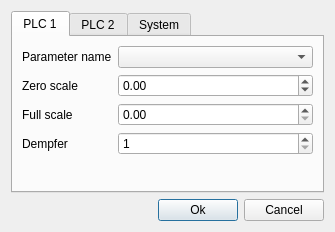
<?xml version="1.0" encoding="UTF-8"?>
<ui version="4.0">
 <class>SParamDialog</class>
 <widget class="QDialog" name="SParamDialog">
  <property name="geometry">
   <rect>
    <x>0</x>
    <y>0</y>
    <width>318</width>
    <height>215</height>
   </rect>
  </property>
  <property name="windowTitle">
   <string>System parameters</string>
  </property>
  <layout class="QGridLayout" name="gridLayout">
   <item row="1" column="0">
    <spacer name="horizontalSpacer">
     <property name="orientation">
      <enum>Qt::Horizontal</enum>
     </property>
     <property name="sizeHint" stdset="0">
      <size>
       <width>263</width>
       <height>20</height>
      </size>
     </property>
    </spacer>
   </item>
   <item row="1" column="1">
    <widget class="QPushButton" name="bn_Ok">
     <property name="text">
      <string>Ok</string>
     </property>
    </widget>
   </item>
   <item row="1" column="2">
    <widget class="QPushButton" name="bn_Cancel">
     <property name="text">
      <string>Cancel</string>
     </property>
    </widget>
   </item>
   <item row="0" column="0" colspan="3">
    <widget class="QTabWidget" name="tabWidget">
     <property name="currentIndex">
      <number>0</number>
     </property>
     <widget class="QWidget" name="tab_1">
      <attribute name="title">
       <string>PLC 1</string>
      </attribute>
      <layout class="QGridLayout" name="gridLayout_2">
       <item row="0" column="0">
        <widget class="QLabel" name="label">
         <property name="sizePolicy">
          <sizepolicy hsizetype="Fixed" vsizetype="Preferred">
           <horstretch>0</horstretch>
           <verstretch>0</verstretch>
          </sizepolicy>
         </property>
         <property name="text">
          <string>Parameter name</string>
         </property>
        </widget>
       </item>
       <item row="0" column="1">
        <widget class="QComboBox" name="bx_Teg_0"/>
       </item>
       <item row="1" column="0" rowspan="2">
        <widget class="QLabel" name="label_2">
         <property name="sizePolicy">
          <sizepolicy hsizetype="Fixed" vsizetype="Preferred">
           <horstretch>0</horstretch>
           <verstretch>0</verstretch>
          </sizepolicy>
         </property>
         <property name="text">
          <string>Zero scale</string>
         </property>
        </widget>
       </item>
       <item row="1" column="1" rowspan="2">
        <widget class="QDoubleSpinBox" name="sb_Zs_0">
         <property name="minimum">
          <double>-1000.000000000000000</double>
         </property>
         <property name="maximum">
          <double>1000.000000000000000</double>
         </property>
        </widget>
       </item>
       <item row="3" column="0">
        <widget class="QLabel" name="label_3">
         <property name="sizePolicy">
          <sizepolicy hsizetype="Fixed" vsizetype="Preferred">
           <horstretch>0</horstretch>
           <verstretch>0</verstretch>
          </sizepolicy>
         </property>
         <property name="text">
          <string>Full scale</string>
         </property>
        </widget>
       </item>
       <item row="3" column="1">
        <widget class="QDoubleSpinBox" name="sb_Fs_0">
         <property name="maximum">
          <double>1000.000000000000000</double>
         </property>
        </widget>
       </item>
       <item row="5" column="0" colspan="2">
        <spacer name="verticalSpacer">
         <property name="orientation">
          <enum>Qt::Vertical</enum>
         </property>
         <property name="sizeHint" stdset="0">
          <size>
           <width>20</width>
           <height>40</height>
          </size>
         </property>
        </spacer>
       </item>
       <item row="4" column="1">
        <widget class="QSpinBox" name="sb_f_0">
         <property name="minimum">
          <number>1</number>
         </property>
         <property name="maximum">
          <number>100</number>
         </property>
        </widget>
       </item>
       <item row="4" column="0">
        <widget class="QLabel" name="label_4">
         <property name="sizePolicy">
          <sizepolicy hsizetype="Fixed" vsizetype="Preferred">
           <horstretch>0</horstretch>
           <verstretch>0</verstretch>
          </sizepolicy>
         </property>
         <property name="text">
          <string>Dempfer</string>
         </property>
        </widget>
       </item>
      </layout>
     </widget>
     <widget class="QWidget" name="tab">
      <attribute name="title">
       <string>PLC 2</string>
      </attribute>
      <layout class="QGridLayout" name="gridLayout_3">
       <item row="0" column="0">
        <widget class="QLabel" name="label_13">
         <property name="sizePolicy">
          <sizepolicy hsizetype="Fixed" vsizetype="Preferred">
           <horstretch>0</horstretch>
           <verstretch>0</verstretch>
          </sizepolicy>
         </property>
         <property name="text">
          <string>Parameter name</string>
         </property>
        </widget>
       </item>
       <item row="0" column="1">
        <widget class="QComboBox" name="bx_Teg_1"/>
       </item>
       <item row="1" column="0">
        <widget class="QLabel" name="label_5">
         <property name="sizePolicy">
          <sizepolicy hsizetype="Fixed" vsizetype="Preferred">
           <horstretch>0</horstretch>
           <verstretch>0</verstretch>
          </sizepolicy>
         </property>
         <property name="text">
          <string>Zero scale</string>
         </property>
        </widget>
       </item>
       <item row="1" column="1">
        <widget class="QDoubleSpinBox" name="sb_Zs_1">
         <property name="minimum">
          <double>-1000.000000000000000</double>
         </property>
         <property name="maximum">
          <double>1000.000000000000000</double>
         </property>
        </widget>
       </item>
       <item row="2" column="0">
        <widget class="QLabel" name="label_7">
         <property name="sizePolicy">
          <sizepolicy hsizetype="Fixed" vsizetype="Preferred">
           <horstretch>0</horstretch>
           <verstretch>0</verstretch>
          </sizepolicy>
         </property>
         <property name="text">
          <string>Full scale</string>
         </property>
        </widget>
       </item>
       <item row="2" column="1">
        <widget class="QDoubleSpinBox" name="sb_Fs_1">
         <property name="maximum">
          <double>1000.000000000000000</double>
         </property>
        </widget>
       </item>
       <item row="3" column="0">
        <widget class="QLabel" name="label_6">
         <property name="sizePolicy">
          <sizepolicy hsizetype="Fixed" vsizetype="Preferred">
           <horstretch>0</horstretch>
           <verstretch>0</verstretch>
          </sizepolicy>
         </property>
         <property name="text">
          <string>Dempfer</string>
         </property>
        </widget>
       </item>
       <item row="3" column="1">
        <widget class="QSpinBox" name="sb_f_1">
         <property name="minimum">
          <number>1</number>
         </property>
         <property name="maximum">
          <number>100</number>
         </property>
        </widget>
       </item>
       <item row="4" column="0" colspan="2">
        <spacer name="verticalSpacer_2">
         <property name="orientation">
          <enum>Qt::Vertical</enum>
         </property>
         <property name="sizeHint" stdset="0">
          <size>
           <width>291</width>
           <height>28</height>
          </size>
         </property>
        </spacer>
       </item>
      </layout>
     </widget>
     <widget class="QWidget" name="tab_3">
      <attribute name="title">
       <string>System</string>
      </attribute>
      <layout class="QGridLayout" name="gridLayout_4">
       <item row="0" column="0">
        <widget class="QLabel" name="label_8">
         <property name="text">
          <string>IO server</string>
         </property>
        </widget>
       </item>
       <item row="0" column="1">
        <widget class="QLineEdit" name="le_ioserv"/>
       </item>
       <item row="6" column="0" colspan="2">
        <spacer name="verticalSpacer_3">
         <property name="orientation">
          <enum>Qt::Vertical</enum>
         </property>
         <property name="sizeHint" stdset="0">
          <size>
           <width>291</width>
           <height>0</height>
          </size>
         </property>
        </spacer>
       </item>
       <item row="1" column="0">
        <widget class="QLabel" name="label_9">
         <property name="text">
          <string>db server</string>
         </property>
        </widget>
       </item>
       <item row="2" column="0">
        <widget class="QLabel" name="label_10">
         <property name="text">
          <string>db name</string>
         </property>
        </widget>
       </item>
       <item row="3" column="0">
        <widget class="QLabel" name="label_11">
         <property name="text">
          <string>username</string>
         </property>
        </widget>
       </item>
       <item row="4" column="0">
        <widget class="QLabel" name="label_12">
         <property name="text">
          <string>password</string>
         </property>
        </widget>
       </item>
       <item row="1" column="1">
        <widget class="QLineEdit" name="le_dbserv"/>
       </item>
       <item row="2" column="1">
        <widget class="QLineEdit" name="le_dbname"/>
       </item>
       <item row="3" column="1">
        <widget class="QLineEdit" name="le_username"/>
       </item>
       <item row="4" column="1">
        <widget class="QLineEdit" name="le_passwd">
         <property name="inputMask">
          <string/>
         </property>
         <property name="text">
          <string/>
         </property>
        </widget>
       </item>
      </layout>
     </widget>
    </widget>
   </item>
  </layout>
 </widget>
 <resources/>
 <connections>
  <connection>
   <sender>bn_Cancel</sender>
   <signal>clicked()</signal>
   <receiver>SParamDialog</receiver>
   <slot>reject()</slot>
   <hints>
    <hint type="sourcelabel">
     <x>288</x>
     <y>281</y>
    </hint>
    <hint type="destinationlabel">
     <x>199</x>
     <y>149</y>
    </hint>
   </hints>
  </connection>
 </connections>
</ui>
